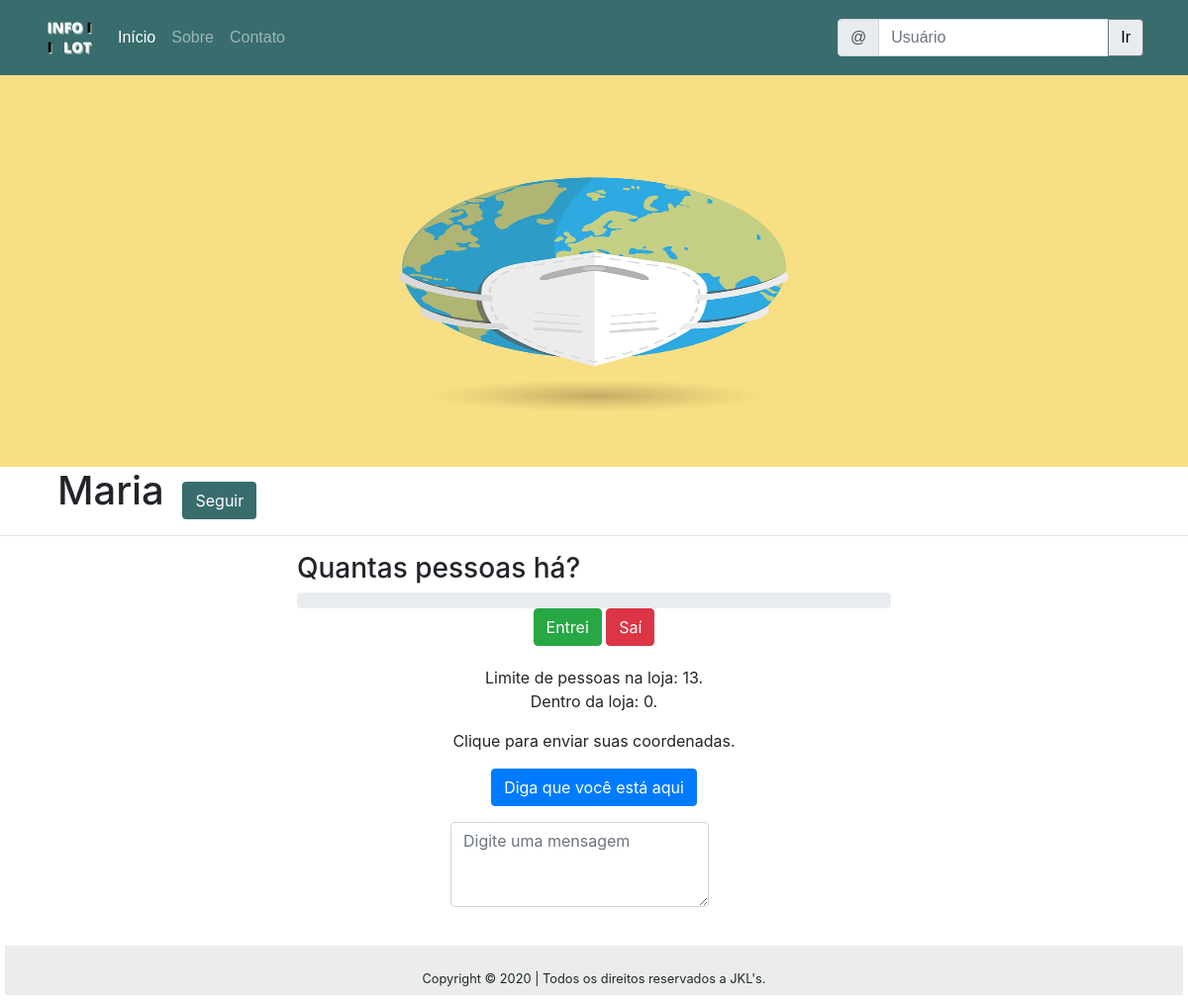
The page /feed/2 on the database as committed earlier.
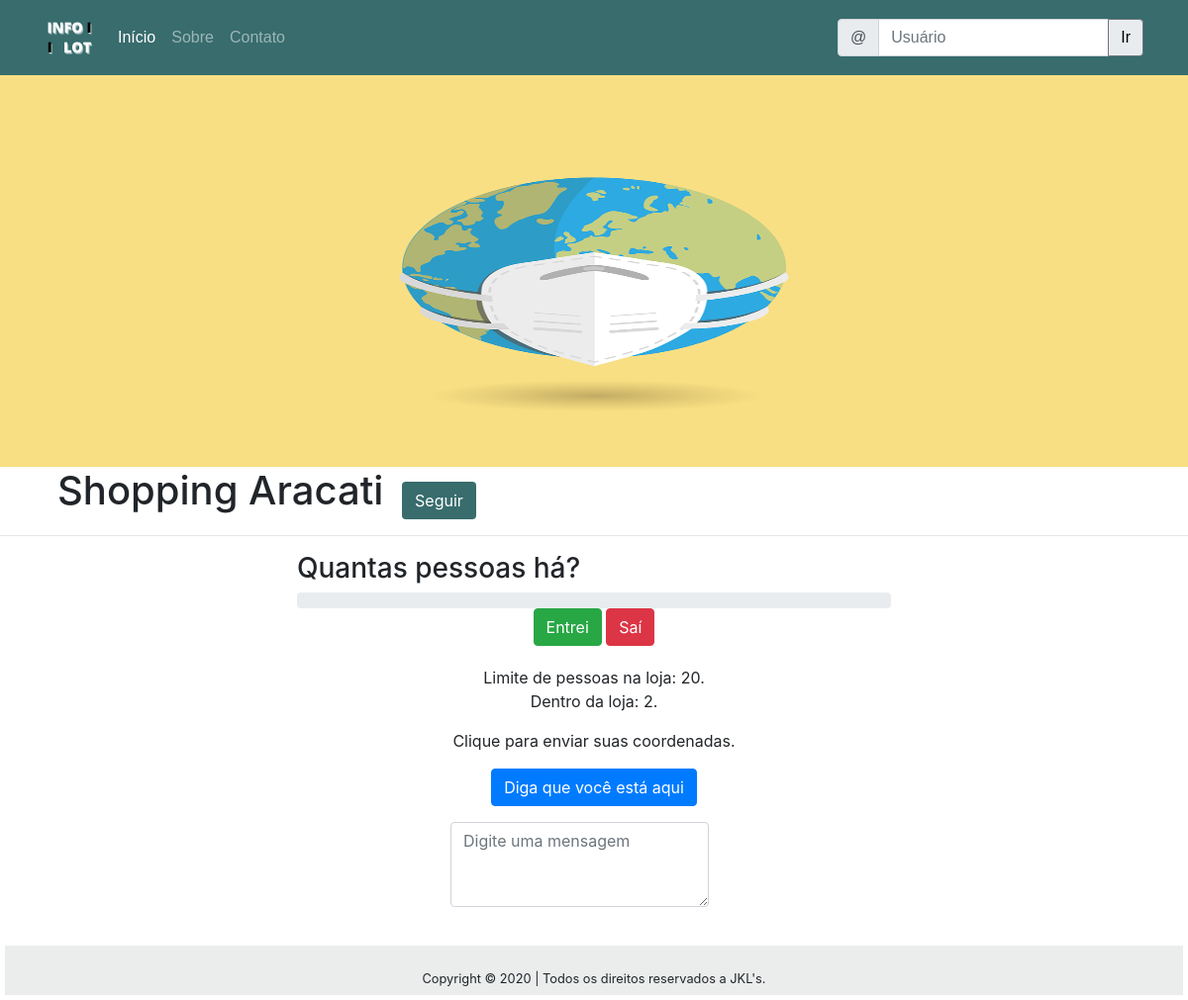
The same page on the database as committed later.
### rede_social/entidades.py (models this page shows)
class Loja(db.Model):
    id = db.Column(db.Integer, primary_key=True)
    nomeLoja = db.Column(db.String(100), unique=True, nullable=False)
    emailLoja = db.Column(db.String(100), unique=True, nullable=False)
    limite = db.Column(db.Integer, nullable=False)
    cnpj = db.Column(db.String(100), unique=True, nullable=False)
    latitude = db.Column(db.String(100), unique=True, nullable=False)
    longitude = db.Column(db.String(100), unique=True, nullable=False)
    area = db.Column(db.String(100), nullable=False)
    ocupacaoDaLoja = db.Column(db.Integer)
    senhaLoja = db.Column(db.String(100), nullable=False)

### rede_social/routes.py (the view)
@app.route('/feed/<int:id>')
def feed_loja(id):
    qualLoja = Loja.query.get(id)
    return render_template('feed.html',
                            nome = qualLoja.nomeLoja,
                            limite = qualLoja.limite,
                            id = id,
                            ContaUm = qualLoja.ocupacaoDaLoja
                            )

### rede_social/templates/feed.html (shortened to what this page needs)
{% extends "layout.html" %}
{% block conteudo %}
    <div>
        <img src="../static/img/mundo-mask.png" class="banner" alt="" /><br>
    </div>
    <div>
        <h1 class="p-2 bd-highlight"> {{nome}} </h1>
        <button class="botao btn">Seguir</button>
    </div><hr>
    <div class="progresso-title">
        <h3>Quantas pessoas há?</h3>
    </div>
    <div class="progress progresso text-center">
</div>
<div class="text-center">
    <button class="btn btn-success" onclick="aumenta()">Entrei</button>
    <button class="btn btn-danger" onclick="diminui()">Saí</button>
</div>
    <div class="contador-pessoas text-center">
        Limite de pessoas na loja: {{limite}}.
        <p id="situacao">Dentro da loja: {{ContaUm}}.</p>
        <p>Clique para enviar suas coordenadas.</p>
        <form action="/checking" method="POST">
            <input type="submit" value="Diga que você está aqui" name="check" class="btn btn-primary">
        </form>
    <div class="area-texto">
        <textarea class="form-control" id="exampleFormControlTextarea1" rows="3" placeholder="Digite uma mensagem"></textarea>
    </div>
{% endblock %}

Rows that differ between the two databases and show on the page:
changed Loja: nomeLoja "Maria" → "Shopping Aracati"
Other text that changed with them:
{{ limite }}: "13" → "20"
{{ ContaUm }}: "0" → "2"
